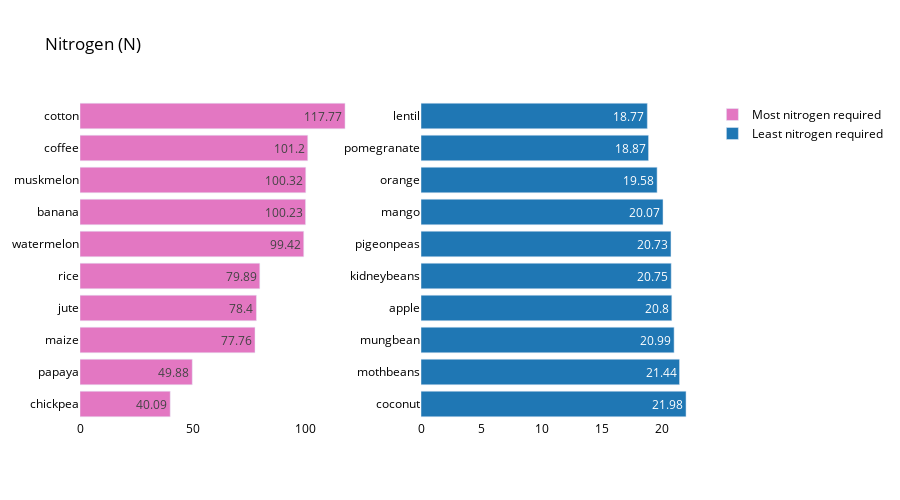

Notebook code for this chart:
### Markdown cell above
### Nitrogen Analysis

### Code cell
crop_summary_N = crop_summary.sort_values(by='N', ascending=False)
fig = make_subplots(rows=1, cols=2)
top = {
    'y' : crop_summary_N['N'][0:10].sort_values().index,
    'x' : crop_summary_N['N'][0:10].sort_values()
}
last = {
    'y' : crop_summary_N['N'][-10:].index,
    'x' : crop_summary_N['N'][-10:]
}
fig.add_trace(
    go.Bar(top,
           name="Most nitrogen required",
           marker_color=random.choice(colors),
           orientation='h',
          text=top['x']),
    row=1, col=1
)
fig.add_trace(
    go.Bar(last,
           name="Least nitrogen required",
           marker_color=random.choice(colors),
           orientation='h',
          text=last['x']),
    row=1, col=2
)
fig.update_traces(texttemplate='%{text}', textposition='inside')
fig.update_layout(title_text="Nitrogen (N)",
                  plot_bgcolor='white',
                  font_size=12, 
                  font_color='black',
                 height=500)
fig.update_xaxes(showgrid=False)
fig.update_yaxes(showgrid=False)
fig.show()

### Figure 1 — Plotly figure (JSON) as saved in the notebook; plotly's stock layout.template omitted (floating-point values rounded to 4 significant figures)
{"data": [{"marker": {"color": "#e377c2"}, "name": "Most nitrogen required", "orientation": "h", "text": [40.09, 49.88, 77.76, 78.4, 79.89, 99.42, 100.2, 100.3, 101.2, 117.8], "textposition": "inside", "texttemplate": "%{text}", "type": "bar", "x": [40.09, 49.88, 77.76, 78.4, 79.89, 99.42, 100.2, 100.3, 101.2, 117.8], "xaxis": "x", "y": ["chickpea", "papaya", "maize", "jute", "rice", "watermelon", "banana", "muskmelon", "coffee", "cotton"], "yaxis": "y"}, {"marker": {"color": "#1f77b4"}, "name": "Least nitrogen required", "orientation": "h", "text": [21.98, 21.44, 20.99, 20.8, 20.75, 20.73, 20.07, 19.58, 18.87, 18.77], "textposition": "inside", "texttemplate": "%{text}", "type": "bar", "x": [21.98, 21.44, 20.99, 20.8, 20.75, 20.73, 20.07, 19.58, 18.87, 18.77], "xaxis": "x2", "y": ["coconut", "mothbeans", "mungbean", "apple", "kidneybeans", "pigeonpeas", "mango", "orange", "pomegranate", "lentil"], "yaxis": "y2"}], "layout": {"font": {"color": "black", "size": 12}, "height": 500, "plot_bgcolor": "white", "title": {"text": "Nitrogen (N)"}, "xaxis": {"anchor": "y", "domain": [0, 0.45], "showgrid": false}, "xaxis2": {"anchor": "y2", "domain": [0.55, 1], "showgrid": false}, "yaxis": {"anchor": "x", "domain": [0, 1], "showgrid": false}, "yaxis2": {"anchor": "x2", "domain": [0, 1], "showgrid": false}}}
